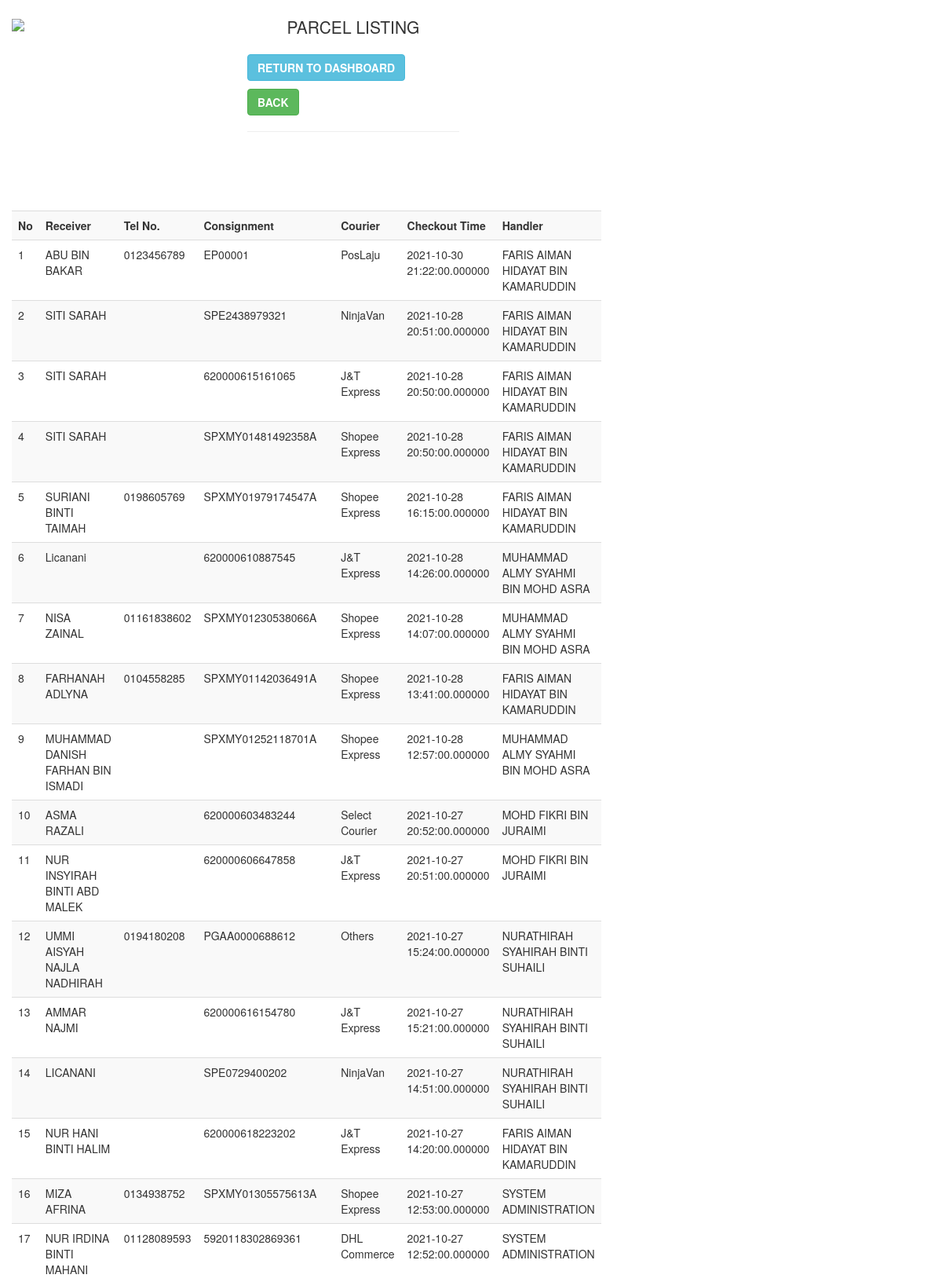
Page /delivered_parcel.php (upper part) on the committed database.
### tables this page shows
CREATE TABLE `settlements` (
  `id` int(11) NOT NULL,
  `receiver` varchar(150) NOT NULL,
  `tel` varchar(100) NOT NULL,
  `consignment` varchar(100) NOT NULL,
  `courier` varchar(100) NOT NULL,
  `time` datetime(6) NOT NULL,
  `handler` varchar(100) NOT NULL,
  `pmethod` varchar(50) NOT NULL
);

### delivered_parcel.php (the view, shortened to what this page needs)
<?php
    include 'config.php';
?>
<!DOCTYPE html>
<html>
<head>
    <link rel="stylesheet" href="css/bootstrap.min.css">
</head>
<body style="backgrounf-color:#f2f2f2;">
<div class="container-fluid padding" style="margin-top: 20px;">
  		<div class="row mx-auto justify-content-center">
  			<div class="col-xs-3 col-sm-2 col-md-3 col-lg-3 col-xl-3 padding">
  				<img src="images/LOGO MPP.png" class="img-fluid" width="850">
  			</div>
  			<div class="col-xs-3 col-sm-3 col-md-3 col-lg-3 col-xl-2 padding">
  				<p class="lead padding" style="text-align: center;">PARCEL LISTING</p></p>
                <p><button type="button" class="btn btn-info" onclick="location.href='dashboard.php';"><b>RETURN TO DASHBOARD</b></button></p>
                <p><button type="button" class="btn btn-success" onclick="location.href='parcel_listing.php';"><b>BACK</b></button></p>
  				<hr>
  			</div>
  		</div>
  		<br><br><br><br>
          <div class="row mx-auto justify-content-center padding">
			<div class="col-xs-3 col-sm-2 col-md-3 col-lg-3 col-xl-10 padding">
            <table class="table table-striped" cellpadding="25">
                   <tr>
                   <th>No</td>
                        <th>Receiver</td>
                       <th>Tel No.</td>
                       <th>Consignment</td>
                       <th>Courier</td>
                       <th>Checkout Time</td>
                       <th>Handler</td>
                   </tr>
                   <?php
                   $listParcel = "SELECT * FROM settlements ORDER BY time DESC";
                   $findList = mysqli_query($connect,$listParcel);
                    $bil =1;
                    while ($list = mysqli_fetch_array($findList)) {
                        echo "
                        <tr>
                            <td>".$bil++."</td>
                            <td>".$list['receiver']."</td>
                            <td>".$list['tel']."</td>
                            <td>".$list['consignment']."</td>
                            <td>".$list['courier']."</td>
                            <td>".$list['time']."</td>
                            <td>".$list['handler']."</td>
                        </tr>
                        ";
                    }
                   ?>
               </table>
			</div>
</body>
<link rel="stylesheet" href="js/bootstrap.min.js">
</html>

### rows in the picture
settlements: receiver "ABU BIN BAKAR", tel "0123456789", consignment "EP00001", courier "PosLaju", time "2021-10-30 21:22:00.000000", handler "FARIS AIMAN HIDAYAT BIN KAMARUDDIN"
settlements: receiver "SITI SARAH", consignment "SPE2438979321", courier "NinjaVan", time "2021-10-28 20:51:00.000000", handler "FARIS AIMAN HIDAYAT BIN KAMARUDDIN"
settlements: receiver "SITI SARAH", consignment "620000615161065", courier "J&T Express", time "2021-10-28 20:50:00.000000", handler "FARIS AIMAN HIDAYAT BIN KAMARUDDIN"
settlements: receiver "SITI SARAH", consignment "SPXMY01481492358A", courier "Shopee Express", time "2021-10-28 20:50:00.000000", handler "FARIS AIMAN HIDAYAT BIN KAMARUDDIN"
settlements: receiver "SURIANI BINTI TAIMAH", tel "0198605769", consignment "SPXMY01979174547A", courier "Shopee Express", time "2021-10-28 16:15:00.000000", handler "FARIS AIMAN HIDAYAT BIN KAMARUDDIN"
settlements: receiver "Licanani", consignment "620000610887545", courier "J&T Express", time "2021-10-28 14:26:00.000000", handler "MUHAMMAD ALMY SYAHMI BIN MOHD ASRA"
settlements: receiver "NISA ZAINAL", tel "01161838602", consignment "SPXMY01230538066A", courier "Shopee Express", time "2021-10-28 14:07:00.000000", handler "MUHAMMAD ALMY SYAHMI BIN MOHD ASRA"
settlements: receiver "FARHANAH ADLYNA", tel "0104558285", consignment "SPXMY01142036491A", courier "Shopee Express", time "2021-10-28 13:41:00.000000", handler "FARIS AIMAN HIDAYAT BIN KAMARUDDIN"
settlements: receiver "MUHAMMAD DANISH FARHAN BIN ISMADI", consignment "SPXMY01252118701A", courier "Shopee Express", time "2021-10-28 12:57:00.000000", handler "MUHAMMAD ALMY SYAHMI BIN MOHD ASRA"
settlements: receiver "ASMA RAZALI", consignment "620000603483244", courier "Select Courier", time "2021-10-27 20:52:00.000000", handler "MOHD FIKRI BIN JURAIMI"
settlements: receiver "NUR INSYIRAH BINTI ABD MALEK", consignment "620000606647858", courier "J&T Express", time "2021-10-27 20:51:00.000000", handler "MOHD FIKRI BIN JURAIMI"
settlements: receiver "UMMI AISYAH NAJLA NADHIRAH", tel "0194180208", consignment "PGAA0000688612", courier "Others", time "2021-10-27 15:24:00.000000", handler "NURATHIRAH SYAHIRAH BINTI SUHAILI"
settlements: receiver "AMMAR NAJMI", consignment "620000616154780", courier "J&T Express", time "2021-10-27 15:21:00.000000", handler "NURATHIRAH SYAHIRAH BINTI SUHAILI"
settlements: receiver "LICANANI", consignment "SPE0729400202", courier "NinjaVan", time "2021-10-27 14:51:00.000000", handler "NURATHIRAH SYAHIRAH BINTI SUHAILI"
settlements: receiver "NUR HANI BINTI HALIM", consignment "620000618223202", courier "J&T Express", time "2021-10-27 14:20:00.000000", handler "FARIS AIMAN HIDAYAT BIN KAMARUDDIN"
settlements: receiver "MIZA AFRINA", tel "0134938752", consignment "SPXMY01305575613A", courier "Shopee Express", time "2021-10-27 12:53:00.000000", handler "SYSTEM ADMINISTRATION"
settlements: receiver "NUR IRDINA BINTI MAHANI", tel "01128089593", consignment "5920118302869361", courier "DHL Commerce", time "2021-10-27 12:52:00.000000", handler "SYSTEM ADMINISTRATION"
